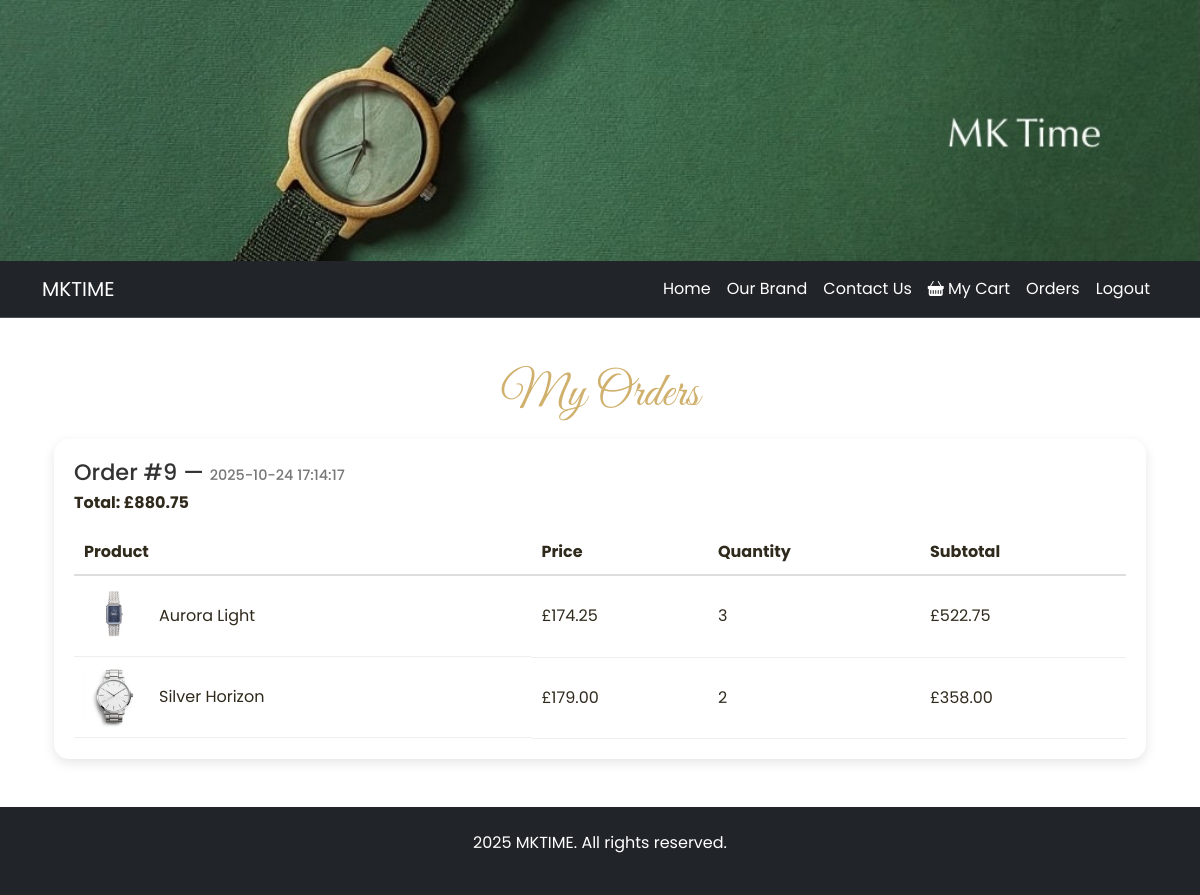
The page /orders.php (signed in) on the database its author committed.
### tables this page shows
CREATE TABLE IF NOT EXISTS `orders` (
  `order_id` int(10) UNSIGNED NOT NULL AUTO_INCREMENT,
  `user_id` int(10) UNSIGNED NOT NULL,
  `total` decimal(8,2) NOT NULL,
  `order_date` datetime NOT NULL,
  PRIMARY KEY (`order_id`),
  KEY `fk_orders_user` (`user_id`)
);

CREATE TABLE IF NOT EXISTS `order_contents` (
  `content_id` int(10) UNSIGNED NOT NULL AUTO_INCREMENT,
  `order_id` int(10) UNSIGNED NOT NULL,
  `item_id` int(10) UNSIGNED NOT NULL,
  `quantity` int(10) UNSIGNED NOT NULL DEFAULT 1,
  `price` decimal(8,2) NOT NULL,
  PRIMARY KEY (`content_id`),
  KEY `fk_ordercontents_order` (`order_id`),
  KEY `fk_ordercontents_item` (`item_id`)
);

CREATE TABLE IF NOT EXISTS `products` (
  `item_id` int(10) UNSIGNED NOT NULL AUTO_INCREMENT,
  `item_name` varchar(20) NOT NULL,
  `item_desc` varchar(200) NOT NULL,
  `item_img` varchar(20) NOT NULL,
  `item_price` decimal(6,2) DEFAULT NULL,
  PRIMARY KEY (`item_id`)
);

### orders.php (the view, shortened to what this page needs)
<?php
include 'header.php';
include 'connectDB.php';
$user_id = $_SESSION['user_id'];
$sql_orders = "SELECT * FROM orders WHERE user_id = ? ORDER BY order_date DESC";
$stmt = $conn->prepare($sql_orders);
$stmt->bind_param("i", $user_id);
$stmt->execute();
$orders = $stmt->get_result();
?>
<div class="container mt-5">
    <h2 class="about-title">My Orders</h2>
    <?php if ($orders->num_rows === 0): ?>
        <p>You have no orders yet.</p>
        <a href="index.php" class="btn btn-primary">Go to Shop</a>
    <?php else: ?>
        <?php while ($order = $orders->fetch_assoc()): ?>
            <div class="order-card">
                <h3>Order #<?= $order['order_id'] ?> — <span class="order-date"><?= $order['order_date'] ?></span></h3>
                <p class="order-total">Total: £<?= number_format($order['total'], 2) ?></p>
                <table class="order-table">
                    <tr>
                        <th>Product</th>
                        <th>Price</th>
                        <th>Quantity</th>
                        <th>Subtotal</th>
                    </tr>
                    <?php
                    $order_id = $order['order_id'];
                    $sql_items = "SELECT oc.quantity, oc.price, p.item_name, p.item_img
                                  FROM order_contents oc
                                  JOIN products p ON oc.item_id = p.item_id
                                  WHERE oc.order_id = ?";
                    $stmt_items = $conn->prepare($sql_items);
                    $stmt_items->bind_param("i", $order_id);
                    $stmt_items->execute();
                    $items = $stmt_items->get_result();
                    while ($item = $items->fetch_assoc()):
                    ?>
                        <tr>
                            <td class="order-item">
                                <img src="<?= $item['item_img'] ?>" alt="<?= htmlspecialchars($item['item_name']) ?>" class="order-img">
                                <?= htmlspecialchars($item['item_name']) ?>
                            </td>
                            <td>£<?= number_format($item['price'], 2) ?></td>
                            <td><?= $item['quantity'] ?></td>
                            <td>£<?= number_format($item['price'] * $item['quantity'], 2) ?></td>
                        </tr>
                    <?php endwhile; ?>
                </table>
            </div>
        <?php endwhile; ?>
    <?php endif; ?>
</div>
<?php include 'footer.php'; ?>

### css/style.css (style rules this page uses)
body { font-family: 'Poppins', sans-serif; font-size: 16px; color: #302a1d; }
.about-title { font-family: 'Great Vibes', cursive; color: #d0b06d; font-size: 48px; font-weight: 400; text-align: center; margin-bottom: 1rem; }
.order-card { background: #fff; border-radius: 15px; padding: 20px; margin-bottom: 40px; box-shadow: 0 4px 12px rgba(0,0,0,0.1); font-family: 'Poppins', sans-serif; }
.order-card h3 { font-size: 1.4rem; margin-bottom: 5px; color: #333; }
.order-date { font-size: 0.9rem; color: #777; }
.order-total { font-weight: bold; margin-bottom: 15px; }
.order-table { width: 100%; border-collapse: collapse; }
.order-table th { text-align: left; border-bottom: 2px solid #ddd; padding: 10px; }
.order-table td { padding: 10px; vertical-align: middle; border-bottom: 1px solid #eee; }
.order-item { display: flex; align-items: center; gap: 15px; }
.order-img { width: 60px; height: 60px; object-fit: cover; border-radius: 10px; }

### rows shown on the page
orders: order_id "9", order_date "2025-10-24 17:14:17", total "880.75"
order_contents: item.item_img (picture), item.item_name "Aurora Light", price "174.25", quantity "3", $item['price'] * $item['quantity'] "522.75"
order_contents: item.item_img (picture), item.item_name "Silver Horizon", price "179.00", quantity "2", $item['price'] * $item['quantity'] "358.00"
